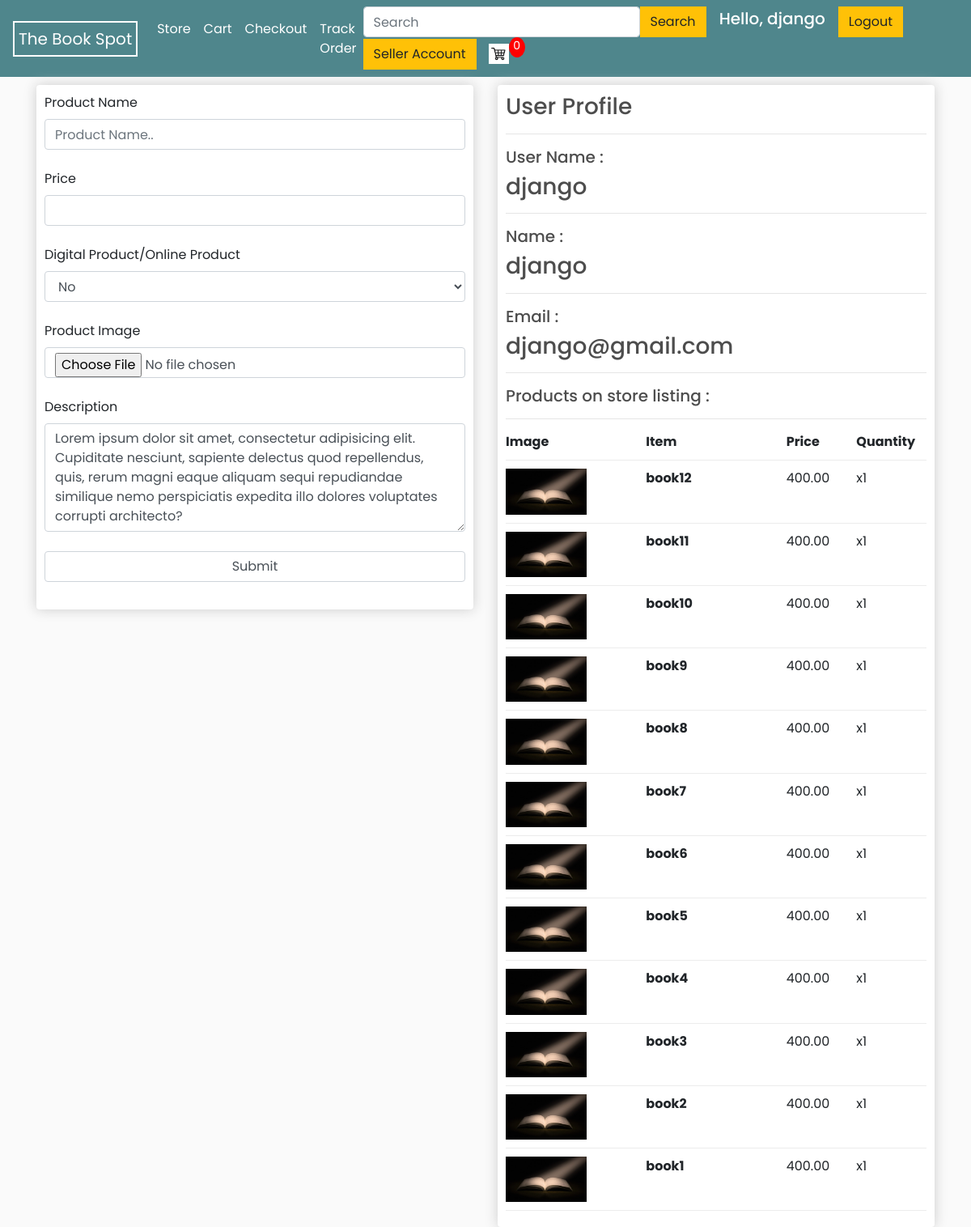
The page /seller/ (signed in) on the database its author committed.
### store/models.py (models this page shows)
class Customer(models.Model):
    user = models.OneToOneField(User, null=True, blank=True, on_delete=models.CASCADE)
    name = models.CharField(max_length=200, null=True)
    email = models.CharField(max_length=200)
    seller = models.BooleanField(default=False, null=True, blank=False)
    def __str__(self):
        return self.name

class Product(models.Model):
    name = models.CharField(max_length=200, null=True)
    price = models.DecimalField(max_digits=7, decimal_places=2)
    digital = models.BooleanField(default=False, null=True, blank=False)
    image = models.ImageField(null=True, blank=True)
    description = models.TextField(null=True, blank=True)
    customer = models.ForeignKey(Customer, on_delete=models.SET_NULL, blank=True, null=True)
    def __str__(self):
        return self.name
    @property
    def imageURL(self):
        try:
            url = self.image.url
        except:
            url = ''
        return url

### store/views.py (the view, shortened to what this page needs)
# urls.py: path('seller/', views.seller, name="seller")
@login_required(login_url="loginPage")
def seller(request):
    if request.user.is_authenticated:
        customer = request.user.customer
        try:
            seller = Customer.objects.get(name=customer, seller=True)
        except Customer.DoesNotExist:
            seller = None
        data = cartData(request)
        cartItems = data['cartItems']
        products = Product.objects.filter(customer=seller)
        products = products[::-1]
        print(products)
        context = {'cartItems': cartItems, 'seller': seller, 'products': products}
        return render(request, 'store/seller.html', context)

### store/models.py (called while the page is built)
    @property
    def get_cart_items(self):
        orderitems = self.orderitem_set.all()
        total = sum([item.quantity for item in orderitems])
        return total

### store/utils.py (called while the page is built)
def cartData(request):
    if request.user.is_authenticated:
        customer = request.user.customer
        order, created = Order.objects.get_or_create(customer=customer, complete=False)
        items = order.orderitem_set.all()
        cartItems = order.get_cart_items
    else:
        cookieData = cookieCart(request)
        cartItems = cookieData['cartItems']
        order = cookieData['order']
        items = cookieData['items']
    return {'cartItems': cartItems, 'order': order, 'items': items}

### store/templates/store/seller.html (shortened to what this page needs)
{% extends 'store/main.html' %}
{% load static %}
{% block content %}
<div class="row">
    <div class="col-lg-6">
        <div class="box-element" id="form-wrapper">
            <form id="form" method="post" enctype="multipart/form-data">
                <div id="user-info">
                    <label for="product_name">Product Name</label>
                    <input required class="form-control" type="text" name="product_name" placeholder="Product Name.."> <br>
                    <label for="product_price">Price</label>
                    <input required class="form-control" type="number" name="product_price" id="product_price" step=".01"><br>
                    <label for="digital">Digital Product/Online Product</label>
                    <select required class="form-control" name="digital" id="digital">
                        <option value="no">No</option>
                    </select> <br>
                    <label for="image">Product Image</label>
                    <input required class="form-control" type="file" name="image" id="image"><br>
                    <label for="image">Description</label>
                    <textarea required class="form-control" name="description" id="description" cols="30" rows="5">Lorem ipsum dolor sit amet, consectetur adipisicing elit. Cupiditate nesciunt, sapiente delectus quod repellendus, quis, rerum magni eaque aliquam sequi repudiandae similique nemo perspiciatis expedita illo dolores voluptates corrupti architecto?</textarea><br>
                    <a href="{% url 'store' %}"><input required class="form-control" type="submit" value="Submit"></a><br>
                </div>
            </form>
        </div>
    </div>
    <div class="col-lg-6">
        <div class="box-element">
            <h3>User Profile</h3>
            <hr>
            <h5>User Name : <h3>{{seller.user}}</h3></h5>
            <hr>
            <h5>Name : <h3>{{seller.name}}</h3></h5>
            <hr>
            <h5>Email : <h3>{{seller.email}}</h3></h5>
            <hr>
            <h5>Products on store listing : </h5>
            <hr>
            <div class="cart-row">
                    <div style="flex: 2;"><strong>Image</strong></div>
                    <div style="flex: 2;"><strong>Item</strong></div>
                    <div style="flex: 1;"><strong>Price</strong></div>
                    <div style="flex: 1;"><strong>Quantity</strong></div>
                </div>
            {% for product in products %}
				<div class="cart-row">
					<div style="flex:2"><img class="row-image" src="{{ product.imageURL }}"></div>
					<div style="flex:2; word-break: break-all;"><p><strong>{{ product.name }}</strong></p></div>
					<div style="flex:1"><p>{{ product.price|floatformat:2 }}</p></div>
					<div style="flex:1"><p>x1</p></div>
				</div>
			{% endfor %}
        </div>
    </div>
</div>
{% endblock content %}

### store/templates/store/main.html (shortened to what this page needs)
{% load static %}
<!DOCTYPE html>
<html lang="en">
<head>
    <link rel="stylesheet" href="https://stackpath.bootstrapcdn.com/bootstrap/4.4.1/css/bootstrap.min.css">
    <link rel="stylesheet" type="text/css" href="{% static 'css/main.css' %}">
</head>
<body>
    <nav class="navbar navbar-expand-lg navbar-dark bg-dark">
        <a style="border: white; border-width:2px; border-style:solid; padding: 5px;" class="navbar-brand" href="{% url 'store' %}">The Book Spot</a>
        <div class="collapse navbar-collapse" id="navbarSupportedContent">
            <ul class="navbar-nav mr-auto">
                <li class="nav-item active">
                    <a class="nav-link" href="{% url 'store' %}">Store <span class="sr-only">(current)</span></a>
               </li>
               <li class="nav-item active">
                    <a class="nav-link" href="{% url 'cart' %}">Cart <span class="sr-only">(current)</span></a>
               </li>
               <li class="nav-item active">
                    <a class="nav-link" href="{% url 'checkout' %}">Checkout <span class="sr-only">(current)</span></a>
               </li>
               <li class="nav-item active">
                    <a class="nav-link" href="{% url 'track_order' %}">Track Order <span class="sr-only">(current)</span></a>
               </li>
           </ul>
            <div class="form-inline my-2 my-lg-0">
                <form method="get" action="/search" class="d-flex">
                    <input class="form-control me-2" type="search" placeholder="Search" aria-label="Search" name="query" id="query">
                    <button class="btn btn-warning" type="submit">Search</button>
                </form>
                {% if request.user.is_authenticated %}
                    <h5 style="color: white;">Hello, {{ request.user }}</h5>
                    <a href="{% url 'logoutUser' %}" class="btn btn-warning">Logout</a>
                {% else %}
                    <a href="{% url 'loginPage' %}" class="btn btn-warning">Login</a>
                {% endif %}
                {% if request.user.customer.seller == True %}
                    <a href="{% url 'seller' %}" class="btn btn-warning">Seller Account</a>
                {% endif %}
                <a href="{% url 'cart' %}">
                    <img  id="cart-icon" src="{% static 'images/cart.jpg' %}">
                </a>
                <p id="cart-total">{{ cartItems }}</p>
            </div>
        </div>
    </nav>
    <div class="container">
        {% block content %}
        {% endblock content %}
    </div>
</body>
</html>

### static/css/main.css (style rules this page uses)
body { background-color: hsl(0, 0%, 98%); font-family: 'Poppins', sans-serif; }
h1,h2,h3,h4,h5,h6 { color:hsl(0, 0%, 30%); }
.box-element { box-shadow:hsl(0, 0%, 80%) 0 0 16px; background-color: #fff; border-radius: 4px; padding: 10px; }
.bg-dark { background-color: #4f868c!important; }
#cart-icon { width:25px; display: inline-block; margin-left: 15px; }
#cart-total { display: block; text-align: center; color:#fff; background-color: red; width: 20px; height: 25px; border-radius: 50%; font-size: 14px; }
.col-lg-4, .col-lg-6, .col-lg-8, .col-lg-12 { margin-top: 10px; }
.btn { border-radius: 0; }
.row-image { width: 100px; }
.cart-row { display: flex; align-items: flex-stretch; padding-bottom: 10px; margin-bottom: 10px; border-bottom: 1px solid #ececec; }

### rows shown on the page
Customer: user "django", name "django", email "django@gmail.com"
Product: imageURL (picture), name "book12", price "400.00"
Product: imageURL (picture), name "book11", price "400.00"
Product: imageURL (picture), name "book10", price "400.00"
Product: imageURL (picture), name "book9", price "400.00"
Product: imageURL (picture), name "book8", price "400.00"
Product: imageURL (picture), name "book7", price "400.00"
Product: imageURL (picture), name "book6", price "400.00"
Product: imageURL (picture), name "book5", price "400.00"
Product: imageURL (picture), name "book4", price "400.00"
Product: imageURL (picture), name "book3", price "400.00"
Product: imageURL (picture), name "book2", price "400.00"
Product: imageURL (picture), name "book1", price "400.00"

### other values the page prints
{{ request.user }} "django"
{{ cartItems }} "0"
